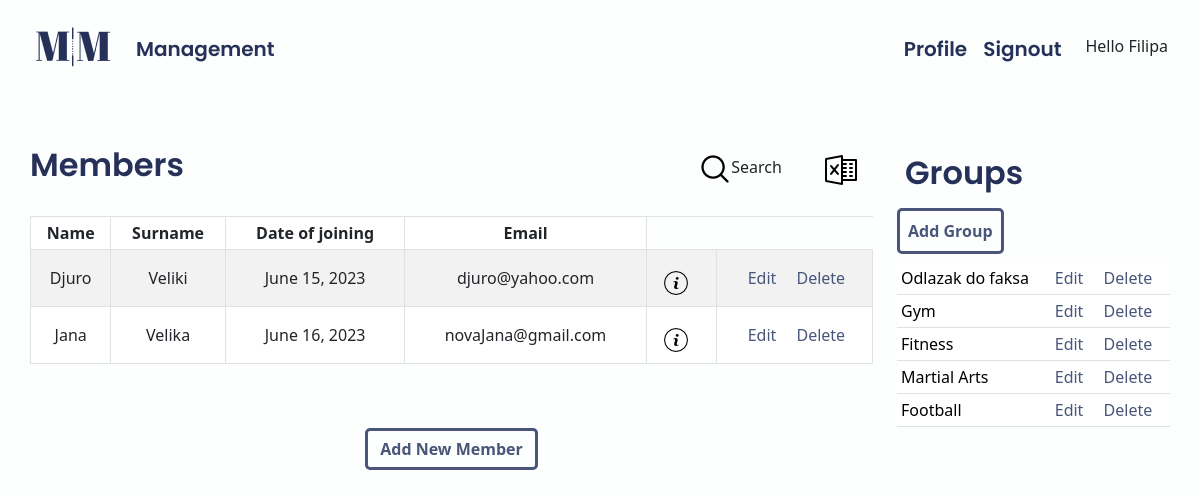
Page /app/management/ (signed in) on the committed database.
### app/models.py (models this page shows, shortened)
class Member(models.Model):
    owner = models.ForeignKey(User, on_delete=models.CASCADE)
    name = models.CharField(blank=False, max_length=40)
    surname = models.CharField(blank=False, max_length=50)
    date_of_birth = models.DateField(default=datetime.date.today)
    gender = models.CharField(
        max_length=1,
        choices=Gender.choices,
        default=Gender.male,
    )
    email = models.EmailField(max_length=100)
    date_joined = models.DateField(default=datetime.date.today)
    @classmethod
    def get_owner_members(self, user):
        return Member.objects.filter(owner=user)

class Group(models.Model):
    owner = models.ForeignKey(User, on_delete=models.CASCADE)
    name = models.CharField(max_length=50)
    price = models.DecimalField(max_digits=8, decimal_places=2)
    description = models.TextField(max_length=300, default=None)
    paid = models.BooleanField(default=False)
    @classmethod
    def get_owner_groups(self, user):
        return Group.objects.filter(owner=user)

### app/views.py (the view, shortened to what this page needs)
# urls.py: path("management/", views.management, name="management"),
@login_required()
def management(request):
    user = request.user
    members = Member.get_owner_members(user)
    groups = Group.get_owner_groups(user)
    members_in_group = MembersInGroup.get_all_members_in_group()
    form = SearchForm(request.GET)
    if form.is_valid():
        search_query = form.cleaned_data.get("search_query")
        filter_choice = form.cleaned_data.get("filter_choice")
        sort_choice = form.cleaned_data.get("sort_choice")
        if sort_choice:
            if sort_choice == "asc":
                members = members.order_by(filter_choice)
            elif sort_choice == "desc":
                members = members.order_by("-" + filter_choice)
    context = {
        "user": user,
        "members": members,
        "groups": groups,
        "members_in_group": members_in_group,
        "form": form,
    }
    return render(request, "app/management.html", context)

### app/models.py (called while the page is built)
    @classmethod
    def get_all_members_in_group(self):
        return MembersInGroup.objects.all()

### app/templates/app/management.html (shortened to what this page needs)
{% extends 'app/base.html' %}
{% block content %}
{% load static %}
    <div class="row">
        <div class="col-12 col-md-9 mb-5 ps-0">
            <div class="row">
                <h2 class="col-md-9">Members</h2>
                <button type="button" class="btn col-2"  data-bs-toggle="modal" data-bs-target="#searchModal{{member.id}}">
                  <img class="search-icon " src="{% static 'app/images/search.png' %}" alt="Search"></a>Search
                </button>
                <span class="col-1">
                  <a class="excel-icon" href="{% url 'app:export_excel' %}">
                    <img class="excel mt-2" src="{% static 'app/images/excel.png' %}" alt="Excel">
                  </a>
                </span>
            </div>
            <table class="table table-striped table-bordered table-sm mt-4">
              <thead class="thead-dark">
              <tr class="text-center">
                  <th>Name</th>
                  <th>Surname</th>
                  <th>Date of joining</th>
                  <th>Email</th>
              </tr>
              </thead>
              <tbody>
          {% for member in members %}
              <tr>
                  <td class="pt-3 text-center">{{ member.name }}</td>
                  <td class="pt-3 text-center">{{ member.surname }}</td>
                  <td class="pt-3 text-center">{{ member.date_joined }}</td>
                  <td class="pt-3 text-center">{{ member.email }}</td>
                  <td class="col-1">
                    <button type="button" class="btn" href="{% url 'app:view_member' member.id %}" data-bs-toggle="modal" data-bs-target="#myModal{{member.id}}">
                        <div class="mt-2 center"><img class="info-icon" src="{% static 'app/images/info.png' %}" alt="Info"></img></div>
                    </button>
                  </td>
                  <td class="pt-3 text-center">
                      <a href="{% url 'app:edit_member' member.id %}"><span class="glyphicon glyphicon-pencil ms-1" >Edit</span></a>
                      <a href="{% url 'app:delete_member' member.id %}" class="ms-3">Delete</a>
                  </td>
              </tr>
          {% endfor %}
              </tbody>
          </table>
          <br>
          <br>
          <center><a href="{% url 'app:add_member' %}" type="submit" class="btn add-btn"><b>Add New Member</b></a></center>
        </div>
        <div class="col-12 col-md-3 pe-0">
            <div class=mb-2>
                <h2 class="d-inline-flex p-2 me-5">Groups</h2>
                <a href="{% url 'app:add_group' %}"  type="submit" class="btn add-btn d-inline-flex p-2"><b>Add Group</b></a>
            </div>
            <table class="table table-sm">
              <tbody>
                {% for group in groups %}
                    <tr>
                        <td><a href="{% url 'app:group_details' group.id %}" class=" link-body-emphasis link-dark">{{ group.name }}</a></td>
                        <td>
                            <a href="{% url 'app:edit_group' group.id %}"><span class="glyphicon glyphicon-pencil" >Edit</span></a>
                            <a href="{% url 'app:delete_group' group.id %}" class="ms-3">Delete</a>
                        </td>
                    </tr>
                {% endfor %}
              </tbody>
          </table>
        </div>
    </div>
{% endblock content %}

### app/templates/app/base.html (shortened to what this page needs)
<!DOCTYPE html>
{% load static %}
<html>
    <head>
        <link href="https://cdn.jsdelivr.net/npm/bootstrap@5.3.0-alpha1/dist/css/bootstrap.min.css" rel="stylesheet">
        <link rel="stylesheet" href="https://cdnjs.cloudflare.com/ajax/libs/bootstrap-datepicker/1.9.0/css/bootstrap-datepicker.min.css">
        <link rel="stylesheet" href="https://cdnjs.cloudflare.com/ajax/libs/font-awesome/6.4.0/css/all.min.css" />
        <link rel="stylesheet" href="{% static 'app/css/base.css' %}">
    </head>
    <body>
        <nav class="navbar navbar-custom navbar-expand-lg">
            <div class="container-fluid  p-2 ms-4 me-4">
                <a class="navbar-brand" href="{% url 'app:management' %}"><img class="logo" src="{% static 'app/images/logo.webp' %}" ></a>
                <div class="collapse navbar-collapse" id="navbarText">
                {% if user.is_authenticated %}
                  <ul class="navbar-nav me-auto mb-2 mb-lg-0">
                    <li class="nav-item">
                      <a class="nav-link navbar-text" aria-current="page" href="{% url 'app:management' %}">Management</a>
                    </li>
                  </ul>
                  <ul class="navbar-nav ms-auto mb-2 mb-lg-0">
                    <li class="nav-item">
                      <a class="nav-link navbar-text" href="{% url 'accounts:profile' user.id %}">Profile</a>
                    </li>
                    <li class="nav-item me-3">
                      <a class="nav-link navbar-text" href="{% url 'logout' %}"> Signout</a>
                    </li>
                    <li class="nav-item mt-2">
                       Hello {{user.username}}
                    </li>
                  </ul>
                {% endif %}
                </div>
            </div>
        </nav>
        <div class="content container my-5">
          {% block content %}
          {% endblock %}
        </div>
    </body>
</html>

### app/static/app/css/base.css (style rules this page uses)
body { background-color: #FDFFFE; }
.navbar-custom .navbar-brand, .navbar-custom .navbar-text { font-size: 1.25em; font-family: 'Poppins', sans-serif; font-weight: 600; color: #263159; }
h1, h2, h3 { font-family: 'Poppins', sans-serif; font-weight: 600; color: #263159; }
a:link { text-decoration: none; color: #495579; }
.add-btn { color: #fffffe; border: 3px solid #495579; border-radius: 5px; }

### rows in the picture
Member: name "Djuro", surname "Veliki", date_joined "June 15, 2023", email "djuro@yahoo.com"
Member: name "Jana", surname "Velika", date_joined "June 16, 2023", email "novaJana@gmail.com"
Group: name "Odlazak do faksa"
Group: name "Gym"
Group: name "Fitness"
Group: name "Martial Arts"
Group: name "Football"

### other values in the picture
{{ user.username }} "Filipa"
